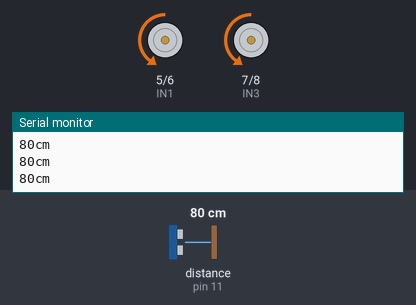
This sketch was run on a simulated Arduino Uno, built with avr-gcc and run on an emulated ATmega328P. On the bench: motor-driver pin pairs drawn as motors (green arrow = first pin HIGH = forward, orange = second pin HIGH = backward, longer = more drive, scaled by the enable pin), the last lines printed to the serial monitor. Wiring (inferred from the names in the program): ultrasonic range finder: trigger pin 12; echo pin 11. Inputs (shaded band) come from the test bench; at power-on: distance to the obstacle (sensor on pin 11) 80 cm. The echo pulse lasts 58.3 µs per cm.

Above: at 1.6 s.
1.7 s: distance to the obstacle (sensor on pin 11) set to 24 cm
3.2 s: distance to the obstacle (sensor on pin 11) set to 19 cm
At 3.5 s:
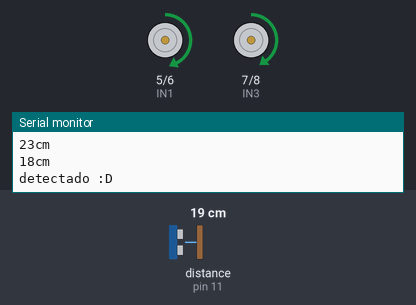
6.2 s: distance to the obstacle (sensor on pin 11) set to 35 cm
At 6.43 s:
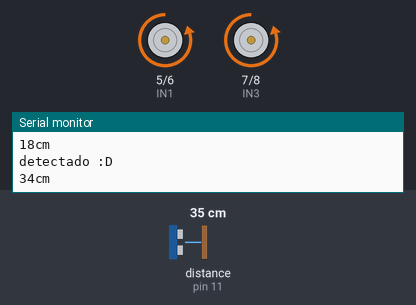
8.1 s: distance to the obstacle (sensor on pin 11) set to 2 cm
At 9.6 s:
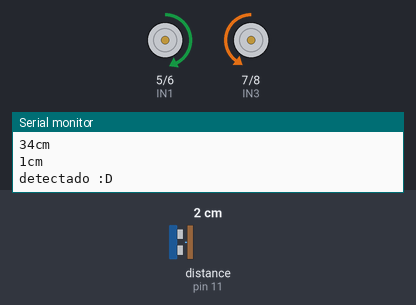
Timing chart, 0 to 12.1 s (numbered marks = the images above; inputs shaded):
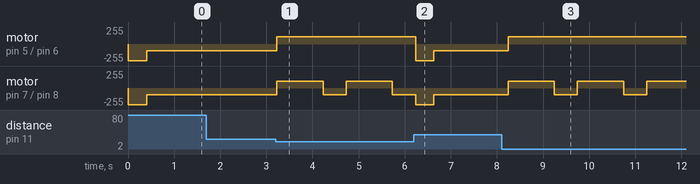

Measured:
- the behaviour switches between 22 and 21 cm on distance to the obstacle (sensor on pin 11) (found by bisection; images 0 and 1)
- after the input at 3.2 s, motor on pin 5 (IN1) / pin 6 (IN2): backward 100/255 → forward 110/255 at once; motor on pin 7 (IN3) / pin 8 (IN4): alternates forward 100/255 for 1.0 s and backward 100/255 for 0.50 s, starting at once
- after the input at 6.2 s, motor on pin 5 (IN1) / pin 6 (IN2): forward 110/255 → backward 250/255 at once, → backward 100/255 0.40 s later
- after the input at 8.1 s, motor on pin 5 (IN1) / pin 6 (IN2): backward 100/255 → forward 110/255 after 0.14 s; motor on pin 7 (IN3) / pin 8 (IN4): alternates forward 100/255 for 1.0 s and backward 100/255 for 0.50 s, starting after 0.14 s

The sketch:

Carro_Obstaculos_V1.0.ino
```cpp
// Producto de ZACETREX TECHNOLOGIES S.A.C
// Este código se hizo con fin de compartirlo con la comunidad y tiene fines educativos
// Encuentre otros codigos en zacetrex.com o comuniquese con nosotros.

int ENA = 3;
int IN1 = 5;
int IN2 = 6;
int IN3 = 7;
int IN4 = 8;
int ENB = 9;
int ECHO = 11;
int TRIG = 12;
long distancia;
long duracion;
bool Parado=true;

  void setup() {
    Serial.begin (9600);
   pinMode(ENA, OUTPUT);
   pinMode(IN1, OUTPUT);
   pinMode(IN2, OUTPUT);
   pinMode(IN3, OUTPUT);
   pinMode(IN4, OUTPUT);
   pinMode(ENB, OUTPUT);
   pinMode(ECHO, INPUT);
   pinMode(TRIG, OUTPUT);
  }

  void loop() {

    SensarDistancia();
    Serial.print(distancia);
    Serial.println("cm");

    if(distancia <=20 && distancia >=1){
      Serial.println("detectado :D");
      Retroceder();
      delay(500);
      Izquierda();
      delay(500);
      Parado=true;
    }

    else {
      if(Parado == true) {
        Impulso();
        delay(400);
        Parado=false;
      }
       Avanzar();
       delay(400);
    }
  }
  void SensarDistancia() {
    digitalWrite(TRIG, LOW);
    delayMicroseconds(2);
    digitalWrite(TRIG, HIGH);
    delayMicroseconds(10);
    digitalWrite(TRIG,LOW);

    duracion = pulseIn (ECHO, HIGH);
    distancia = (duracion/2) / 29;
  }

// ENA y ENB se utilizan para controlar la velocidad del motor (PWM)
// Puede modificarlo, el rango es de 0 a 255, donde 255 es la maxima velocidad.
// No todos los motores son exactamente iguales, algunos no se moveran por lo
// que necesitan aumentar la velocidad, tambien si coloca mucho peso,
// no se moveran y tendra que aumentar la velocidad

  void Retroceder() {
    digitalWrite(IN1, 1);
    digitalWrite(IN2, 0);
    digitalWrite(IN3, 1);
    digitalWrite(IN4, 0);
    analogWrite(ENA,110);
    analogWrite(ENB,100);
    delay(500);
  }

  void Izquierda() {
    digitalWrite(IN1,1);
    digitalWrite(IN2,0);
    digitalWrite(IN3,0);
    digitalWrite(IN4,1);
    analogWrite(ENA,110);
    analogWrite(ENB,100);
  }

  void Impulso(){
  digitalWrite(IN1,LOW);
  digitalWrite(IN2,HIGH);
  digitalWrite(IN3,LOW);
  digitalWrite(IN4,HIGH);
  analogWrite(ENB,250);
  analogWrite(ENA,250);
  }

  void Avanzar(){
    digitalWrite(IN1,0);
    digitalWrite(IN2,1);
    digitalWrite(IN3,0);
    digitalWrite(IN4,1);
    analogWrite(ENA,100);
    analogWrite(ENB,100);
  }

// En caso de que el sensor no detecte la distancia y no realice el procedimiento de retroceder y
// avanzar, verifique que el voltaje que esta recibiendo el sensor sea mayor de 4v

//Procesador ATmega328P(Old Bootloader)
```
